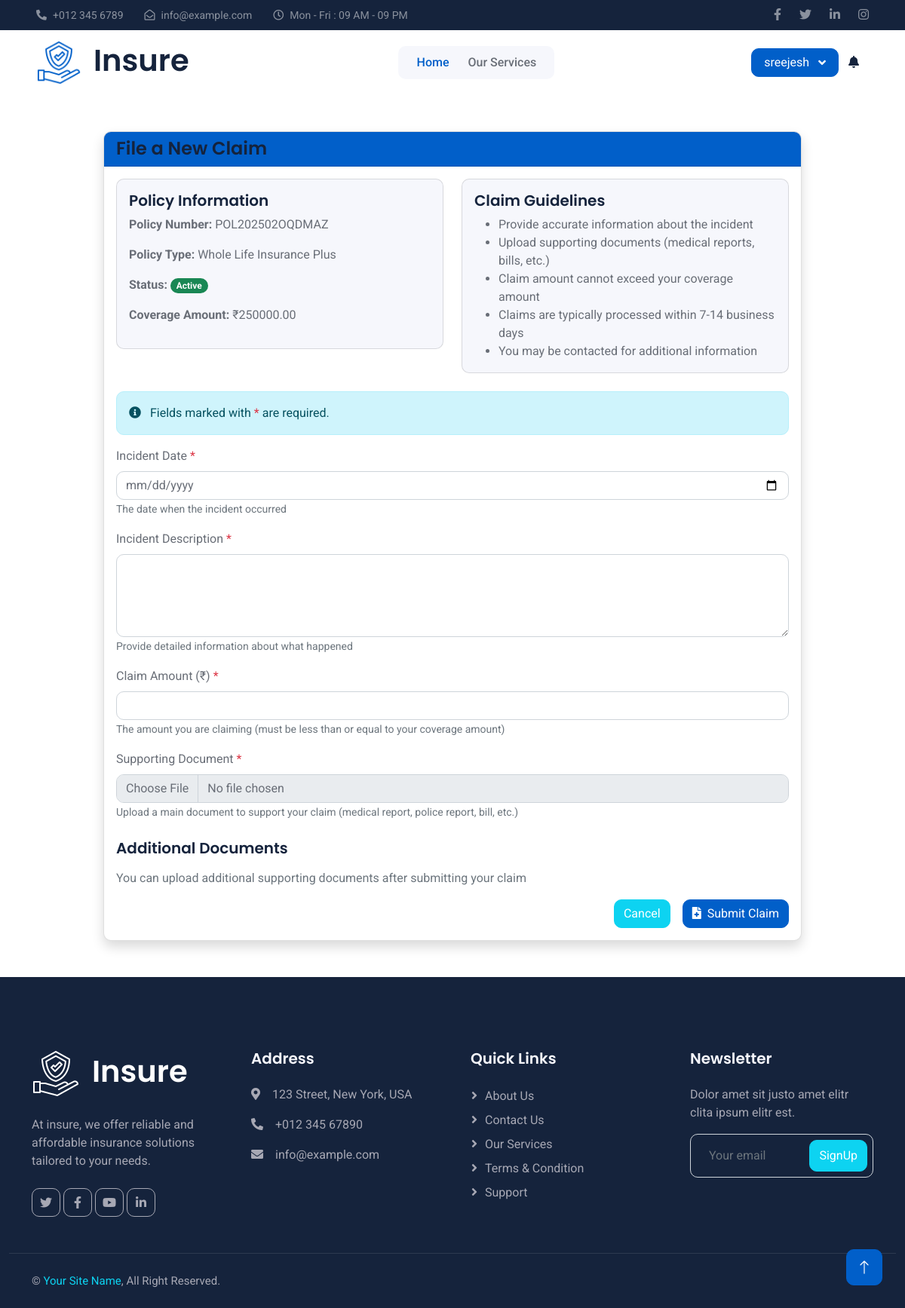
The app's page /policy/6/file-claim/ (signed in) with its own data.
### web/models.py (models this page shows, shortened)
class CustomerPolicy(models.Model):
    PAYMENT_FREQUENCY = [
        ('monthly', 'Monthly'),
        ('quarterly', 'Quarterly'),
        ('semi-annual', 'Semi-Annual'),
        ('annual', 'Annual')
    ]
    customer = models.ForeignKey(Customer, on_delete=models.CASCADE)
    policy = models.ForeignKey(InsurancePolicy, on_delete=models.CASCADE)
    policy_number = models.CharField(max_length=20, unique=True)
    start_date = models.DateField()
    end_date = models.DateField()
    status = models.CharField(max_length=20, choices=InsurancePolicy.POLICY_STATUS_CHOICES)
    premium_payment_frequency = models.CharField(max_length=20, choices=PAYMENT_FREQUENCY)
    premium_amount = models.DecimalField(max_digits=10, decimal_places=2)
    next_premium_date = models.DateField()
    created_at = models.DateTimeField(auto_now_add=True)
    updated_at = models.DateTimeField(auto_now=True)
    agent= models.ForeignKey(User,on_delete=models.CASCADE,related_name='policy_agent',null=True,blank= True)
    class Meta:
        verbose_name_plural = "Customer Policies"

class InsurancePolicy(models.Model):
    POLICY_STATUS_CHOICES = [
        ('active', 'Active'),
        ('processed', 'Processed'),
        ('expired', 'Expired'),
        ('cancelled', 'Cancelled'),
        ('pending', 'Pending Approval')
    ]
    name = models.CharField(max_length=200)
    category = models.ForeignKey(InsuranceCategory, on_delete=models.CASCADE)
    description = models.TextField()
    coverage_amount = models.DecimalField(max_digits=12, decimal_places=2)
    premium_amount = models.DecimalField(max_digits=10, decimal_places=2)
    term_length = models.IntegerField(help_text="Term length in months")
    benefits = models.TextField()
    conditions = models.TextField()
    is_active = models.BooleanField(default=True)
    created_at = models.DateTimeField(auto_now_add=True)
    updated_at = models.DateTimeField(auto_now=True)
    class Meta:
        verbose_name_plural = "Insurance Policies"

### web/views.py (the view, shortened to what this page needs)
# urls.py: path('policy/<int:policy_id>/file-claim/', ClaimCreateView.as_view(), name='file_claim'),
class ClaimCreateView(LoginRequiredMixin, CreateView):
    model = Claim
    form_class = ClaimForm  # You'll need to create this form
    template_name = 'file_claim.html'  # Create this template
    def get_context_data(self, **kwargs):
        context = super().get_context_data(**kwargs)
        policy_id = self.kwargs.get('policy_id')
        context['policy'] = get_object_or_404(CustomerPolicy, id=policy_id, customer=self.request.user.customer)
        return context

### web/templates/file_claim.html (shortened to what this page needs)
{% extends 'base.html' %}
{% load static %}
{% block content %}
<div class="container mt-5 mb-5">
    <div class="row justify-content-center">
        <div class="col-md-10">
            <div class="card shadow">
                <div class="card-header bg-primary text-white">
                    <h4 class="mb-0">File a New Claim</h4>
                </div>
                <div class="card-body">
                    <div class="row mb-4">
                        <div class="col-md-6">
                            <div class="card bg-light">
                                <div class="card-body">
                                    <h5 class="card-title">Policy Information</h5>
                                    <p><strong>Policy Number:</strong> {{ policy.policy_number }}</p>
                                    <p><strong>Policy Type:</strong> {{ policy.policy.name }}</p>
                                    <p><strong>Status:</strong>
                                        <span class="badge {% if policy.status == 'active' %}bg-success{% else %}bg-secondary{% endif %}">
                                            {{ policy.get_status_display }}
                                        </span>
                                    </p>
                                    <p><strong>Coverage Amount:</strong> ₹{{ policy.policy.coverage_amount }}</p>
                                </div>
                            </div>
                        </div>
                        <div class="col-md-6">
                            <div class="card bg-light">
                                <div class="card-body">
                                    <h5 class="card-title">Claim Guidelines</h5>
                                    <ul class="mb-0">
                                        <li>Provide accurate information about the incident</li>
                                        <li>Upload supporting documents (medical reports, bills, etc.)</li>
                                        <li>Claim amount cannot exceed your coverage amount</li>
                                        <li>Claims are typically processed within 7-14 business days</li>
                                        <li>You may be contacted for additional information</li>
                                    </ul>
                                </div>
                            </div>
                        </div>
                    </div>
                    <form method="post" enctype="multipart/form-data" novalidate>
                        <div class="alert alert-info">
                            <i class="fas fa-info-circle me-2"></i>
                            Fields marked with <span class="text-danger">*</span> are required.
                        </div>
                        <div class="mb-3">
                            <label for="{{ form.incident_date.id_for_label }}" class="form-label">
                                Incident Date <span class="text-danger">*</span>
                            </label>
                            {{ form.incident_date }}
                            <small class="text-muted">The date when the incident occurred</small>
                        </div>
                        <div class="mb-3">
                            <label for="{{ form.description.id_for_label }}" class="form-label">
                                Incident Description <span class="text-danger">*</span>
                            </label>
                            {{ form.description }}
                            <small class="text-muted">Provide detailed information about what happened</small>
                        </div>
                        <div class="mb-3">
                            <label for="{{ form.claim_amount.id_for_label }}" class="form-label">
                                Claim Amount (₹) <span class="text-danger">*</span>
                            </label>
                            {{ form.claim_amount }}
                            <small class="text-muted">The amount you are claiming (must be less than or equal to your coverage amount)</small>
                        </div>
                        <div class="mb-4">
                            <label for="{{ form.documents.id_for_label }}" class="form-label">
                                Supporting Document <span class="text-danger">*</span>
                            </label>
                            {{ form.documents }}
                            <small class="text-muted">Upload a main document to support your claim (medical report, police report, bill, etc.)</small>
                        </div>
                        <h5 class="mb-3">Additional Documents</h5>
                        <p class="text-muted mb-3">You can upload additional supporting documents after submitting your claim</p>
                        <div class="d-grid gap-2 d-md-flex justify-content-md-end">
                            <a href="{% url 'policy_details' policy.id %}" class="btn btn-secondary me-md-2">
                                Cancel
                            </a>
                            <button type="submit" class="btn btn-primary">
                                <i class="fas fa-file-medical me-2"></i>Submit Claim
                            </button>
                        </div>
                    </form>
                </div>
            </div>
        </div>
    </div>
</div>
{% endblock %}

### web/templates/base.html (shortened to what this page needs)
{% load static %}
<!DOCTYPE html>
<html lang="en">
  <head>
    <link rel="stylesheet" href="https://cdnjs.cloudflare.com/ajax/libs/font-awesome/5.15.4/css/all.min.css">
    <link
      href="https://cdnjs.cloudflare.com/ajax/libs/font-awesome/5.10.0/css/all.min.css"
      rel="stylesheet"
    />
    <link
      href="https://cdn.jsdelivr.net/npm/bootstrap-icons@1.4.1/font/bootstrap-icons.css"
      rel="stylesheet"
    />
    <link href="{% static 'lib/animate/animate.min.css' %}" rel="stylesheet" />
    <link href="{% static 'lib/owlcarousel/assets/owl.carousel.min.css' %}" rel="stylesheet" />
    <link href="{% static 'css/bootstrap.min.css' %}" rel="stylesheet" />
    <link href="{% static 'css/style.css' %}" rel="stylesheet" />
  </head>
  <body>
    <div
      class="container-fluid bg-dark text-white-50 py-2 px-0 d-none d-lg-block"
    >
      <div class="row gx-0 align-items-center">
        <div class="col-lg-7 px-5 text-start">
          <div class="h-100 d-inline-flex align-items-center me-4">
            <small class="fa fa-phone-alt me-2"></small>
            <small>+012 345 6789</small>
          </div>
          <div class="h-100 d-inline-flex align-items-center me-4">
            <small class="far fa-envelope-open me-2"></small>
            <small>info@example.com</small>
          </div>
          <div class="h-100 d-inline-flex align-items-center me-4">
            <small class="far fa-clock me-2"></small>
            <small>Mon - Fri : 09 AM - 09 PM</small>
          </div>
        </div>
        <div class="col-lg-5 px-5 text-end">
          <div class="h-100 d-inline-flex align-items-center">
            <a class="text-white-50 ms-4" href=""
              ><i class="fab fa-facebook-f"></i
            ></a>
            <a class="text-white-50 ms-4" href=""
              ><i class="fab fa-twitter"></i
            ></a>
            <a class="text-white-50 ms-4" href=""
              ><i class="fab fa-linkedin-in"></i
            ></a>
            <a class="text-white-50 ms-4" href=""
              ><i class="fab fa-instagram"></i
            ></a>
          </div>
        </div>
      </div>
    </div>
    <nav
      class="navbar navbar-expand-lg bg-white navbar-light sticky-top px-4 px-lg-5"
    >
      <a href="{% url 'home' %}" class="navbar-brand d-flex align-items-center">
        <h1 class="m-0">
          <img
            class="img-fluid me-3"
            src="{% static 'img/icon/icon-02-primary.png' %}"
            alt=""
          />Insure
        </h1>
      </a>
      <div class="collapse navbar-collapse" id="navbarCollapse">
        <div class="navbar-nav mx-auto bg-light rounded pe-4 py-3 py-lg-0">
          <a href="{% url 'home'%}" class="nav-item nav-link active">Home</a>
          <a href="{% url 'servise'%}" class="nav-item nav-link">Our Services</a>
        </div>
      </div>
      {% if user.is_authenticated %}
<div class="dropdown">
    <button class="btn btn-primary dropdown-toggle px-3 d-none d-lg-block" type="button" id="userDropdown" data-bs-toggle="dropdown" aria-expanded="false">
        {{ user.username }}
    </button>
</div>
<div class="dropdown d-flex">
    <button class="btn btn-link position-relative" type="button" data-bs-toggle="dropdown" aria-expanded="false">
        <i class="fas fa-bell text-dark"></i>
    </button>
</div>
{% else %}
<div class="d-none d-lg-block">
    <a href="" class="btn btn-outline-primary me-2">Login</a>
    <a href="{% url 'register' %}" class="btn btn-primary">Register</a>
</div>
{% endif %}
    </nav>
    {% block content %}
    {% endblock content %}
  <div
    class="container-fluid bg-dark footer mt-5 pt-5 wow fadeIn"
    data-wow-delay="0.1s"
  >
    <div class="container py-5">
      <div class="row g-5">
        <div class="col-lg-3 col-md-6">
          <h1 class="text-white mb-4">
            <img
              class="img-fluid me-3"
              src="img/icon/icon-02-light.png"
              alt=""
            />Insure
          </h1>
          <p>
            At insure, we offer reliable and affordable insurance solutions tailored to your needs.
          </p>
          <div class="d-flex pt-2">
            <a class="btn btn-square me-1" href=""
              ><i class="fab fa-twitter"></i
            ></a>
            <a class="btn btn-square me-1" href=""
              ><i class="fab fa-facebook-f"></i
            ></a>
            <a class="btn btn-square me-1" href=""
              ><i class="fab fa-youtube"></i
            ></a>
            <a class="btn btn-square me-0" href=""
              ><i class="fab fa-linkedin-in"></i
            ></a>
          </div>
        </div>
        <div class="col-lg-3 col-md-6">
          <h5 class="text-light mb-4">Address</h5>
          <p>
            <i class="fa fa-map-marker-alt me-3"></i>123 Street, New York, USA
          </p>
          <p><i class="fa fa-phone-alt me-3"></i>+012 345 67890</p>
          <p><i class="fa fa-envelope me-3"></i>info@example.com</p>
        </div>
        <div class="col-lg-3 col-md-6">
          <h5 class="text-light mb-4">Quick Links</h5>
          <a class="btn btn-link" href="">About Us</a>
          <a class="btn btn-link" href="">Contact Us</a>
          <a class="btn btn-link" href="">Our Services</a>
          <a class="btn btn-link" href="">Terms & Condition</a>
          <a class="btn btn-link" href="">Support</a>
        </div>
        <div class="col-lg-3 col-md-6">
          <h5 class="text-light mb-4">Newsletter</h5>
          <p>Dolor amet sit justo amet elitr clita ipsum elitr est.</p>
          <div class="position-relative mx-auto" style="max-width: 400px">
            <input
              class="form-control bg-transparent w-100 py-3 ps-4 pe-5"
              type="text"
              placeholder="Your email"
            />
            <button
              type="button"
              class="btn btn-secondary py-2 position-absolute top-0 end-0 mt-2 me-2"
            >
              SignUp
            </button>
          </div>
        </div>
      </div>
    </div>
    <div class="container-fluid copyright">
      <div class="container">
        <div class="row">
          <div class="col-md-6 text-center text-md-start mb-3 mb-md-0">
            &copy; <a href="#">Your Site Name</a>, All Right Reserved.
          </div>
        </div>
      </div>
    </div>
  </div>
    <a href="#" class="btn btn-lg btn-primary btn-lg-square back-to-top"
      ><i class="bi bi-arrow-up"></i
    ></a>
  </body>
</html>

### records on screen
CustomerPolicy: policy_number "POL202502OQDMAZ", policy.name "Whole Life Insurance Plus", status "Active", policy.coverage_amount "250000.00"

### other values on screen
{{ user.username }} "sreejesh"
